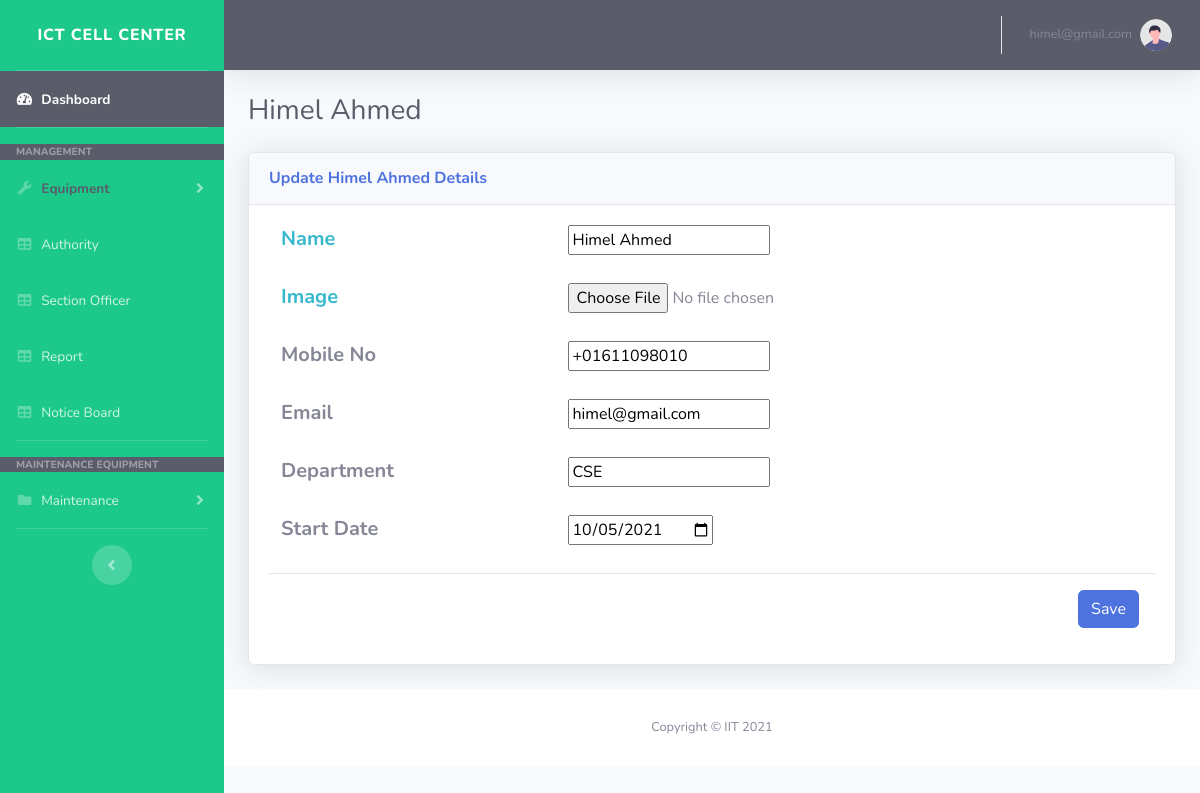
Page /office/my-profile-update.php (signed in) on the committed database.
### tables this page shows
CREATE TABLE `officer` (
  `officer_id` int(2) NOT NULL,
  `officer_name` varchar(100) NOT NULL,
  `officer_img` varchar(1000) NOT NULL,
  `officer_mobile` varchar(15) NOT NULL,
  `officer_email` varchar(100) NOT NULL,
  `officer_department` varchar(100) NOT NULL,
  `office_startdate` date NOT NULL,
  `password` varchar(100) NOT NULL
);

### office/my-profile-update.php (the view, shortened to what this page needs)
<?php
include('includes/header.php');
include('includes/navbar.php');
?>
<?php include('conn.php');  ?>
<?php
  $id=  $_SESSION['username'];
                  $depart = "select * from officer where officer_email='$id'";
                      $Q1=mysqli_query($conn,$depart);
                      $data = mysqli_fetch_assoc($Q1);
?>
                <div class="container-fluid">
                    <h1 class="h3 mb-2 text-gray-800"><?php echo $data['officer_name'] ?> </h1>
                    <div class="card shadow mb-4">
                        <div class="card-header py-3">
                            <h6 class="m-0 font-weight-bold text-primary">Update <?php echo $data['officer_name'] ?> Details</h6>
                        </div>
                        <div class="card-body">
                                       <form class="form-horizontal" method="POST" action="my-update-information.php" enctype="multipart/form-data">
                                                <div class="form-group">
                                                  <label class="control-label col-sm-4 text-info"><h5 class="font-weight-bold">Name </h5></label>
                                               <input type="text" id="autho-name" name="officer-name" value="<?php echo $data['officer_name']?>" >
                                                </div>
                                                  <div class="form-group">
                                                  <label class="control-label col-sm-4 text-info"><h5 class="font-weight-bold">Image</h5></label>
                                                   <input type="file" id="image" name="image" value="upload/<?php echo $data['officer_img']?>"   >
                                                </div>
                                                <div class="form-group">
                                                  <label class="control-label col-sm-4"><h5 class="font-weight-bold">Mobile No </h5></label>
                                               <input type="text" id="mobile" name="mobile" value="<?php echo $data['officer_mobile']?>" >
                                                </div>
                                                <div class="form-group">
                                                  <label class="control-label col-sm-4"><h5 class="font-weight-bold">Email </h5></label>
                                               <input type="text" id="email" name="email" value="<?php echo $data['officer_email']?>" readonly>
                                                </div>
                                                <div class="form-group">
                                                  <label class="control-label col-sm-4"><h5 class="font-weight-bold">Department</h5></label>
                                               <input type="text" id="position" name="department" value="<?php echo $data['officer_department']?>" readonly >
                                                </div>
                                                <div class="form-group">
                                                  <label class="control-label col-sm-4"><h5 class="font-weight-bold">Start Date </h5></label>
                                               <input type="date" id="start_date" name="start_date" value="<?php echo $data['office_startdate']?>" >
                                                </div>
                                          <div class="modal-footer">
                                              <button type="submit" id="save-btn" name="save_btn" class="btn btn-primary">Save</button>
                                          </div>
                                        </form>
                          </div>
                        </div>
                        </div>
<?php  include("includes/footer.php"); ?>

### rows in the picture
officer: officer_name "Himel Ahmed", officer-name "Himel Ahmed", mobile "+01611098010", email "himel@gmail.com", department "CSE", start_date "10/05/2021"

### other values in the picture
$_SESSION['username'] "himel@gmail.com"
